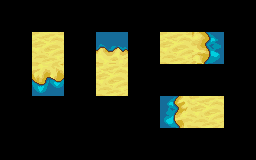

This is a level from a 2D game, rendered from its Tiled map with the project's own tilesets. A one-line summary and the map file follow, with tile-layer data summarised:
An orthogonal 8x5 tile map with 32x32 px tiles, 3 tile layers (regions, input_set, output_sand).

<map version="1.0" orientation="orthogonal" width="8" height="5" tilewidth="32" tileheight="32">
 <properties>
  <property name="AutomappingRadius" value="1" />
  <property name="DeleteTiles" value="true" />
 </properties>
 <tileset firstgid="1" name="sandwater" tilewidth="32" tileheight="32">
  <image source="../../img/sandwater.png" width="96" height="192" />
 </tileset>
 <layer name="regions" width="8" height="5">
  <data>[40 cells, 8 non-empty, 1 distinct tile ids]</data>
 </layer>
 <layer name="input_set" width="8" height="5">
  <data>[40 cells, 4 non-empty, 1 distinct tile ids]</data>
 </layer>
 <layer name="output_sand" width="8" height="5">
  <data>[40 cells, 4 non-empty, 4 distinct tile ids]</data>
 </layer>
</map>
